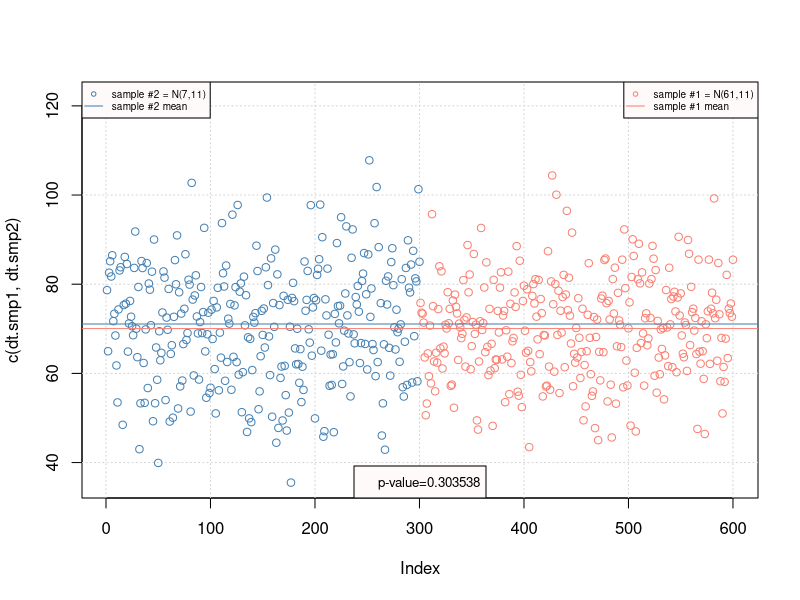

This chart was generated by the following R code:
smp.size  <- 300
smp1.mean <- 71
smp1.sd   <- 14

smp2.mean <- 69
smp2.sd   <- 11

dt.smp1 <- rnorm(smp.size, smp1.mean, smp1.sd)

dt.smp2 <- rnorm(smp.size, smp2.mean, smp2.sd)


plot(c(dt.smp1, dt.smp2), type="n")
grid()

points(dt.smp1, col="steelblue")
points( c(rep(NA,300),dt.smp2), col="salmon")
abline(h=mean(dt.smp1), col="steelblue")
abline(h=mean(dt.smp2), col="salmon")

legend(
  "topleft",
  legend=c(
    "sample #2 = N(7,11)",
    "sample #2 mean"
  ),
  pch=c(1,NA),
  lty=c(NA,1),
  col="steelblue",
  bg="snow",
  cex=.6,
)

legend(
  "topright",
  legend=c(
    "sample #1 = N(61,11)",
    "sample #1 mean"
  ),
  pch=c(1,NA),
  lty=c(NA,1),
  col="salmon",
  bg="snow",
  cex=.6,
)

test <- t.test(dt.smp1, dt.smp2, paired=FALSE, var.equal=FALSE )

legend("bottom",
       legend = c(
         sprintf("p-value=%f",test$p.value)
         ),
       cex=.8, bg="snow"
       )

print (test)
